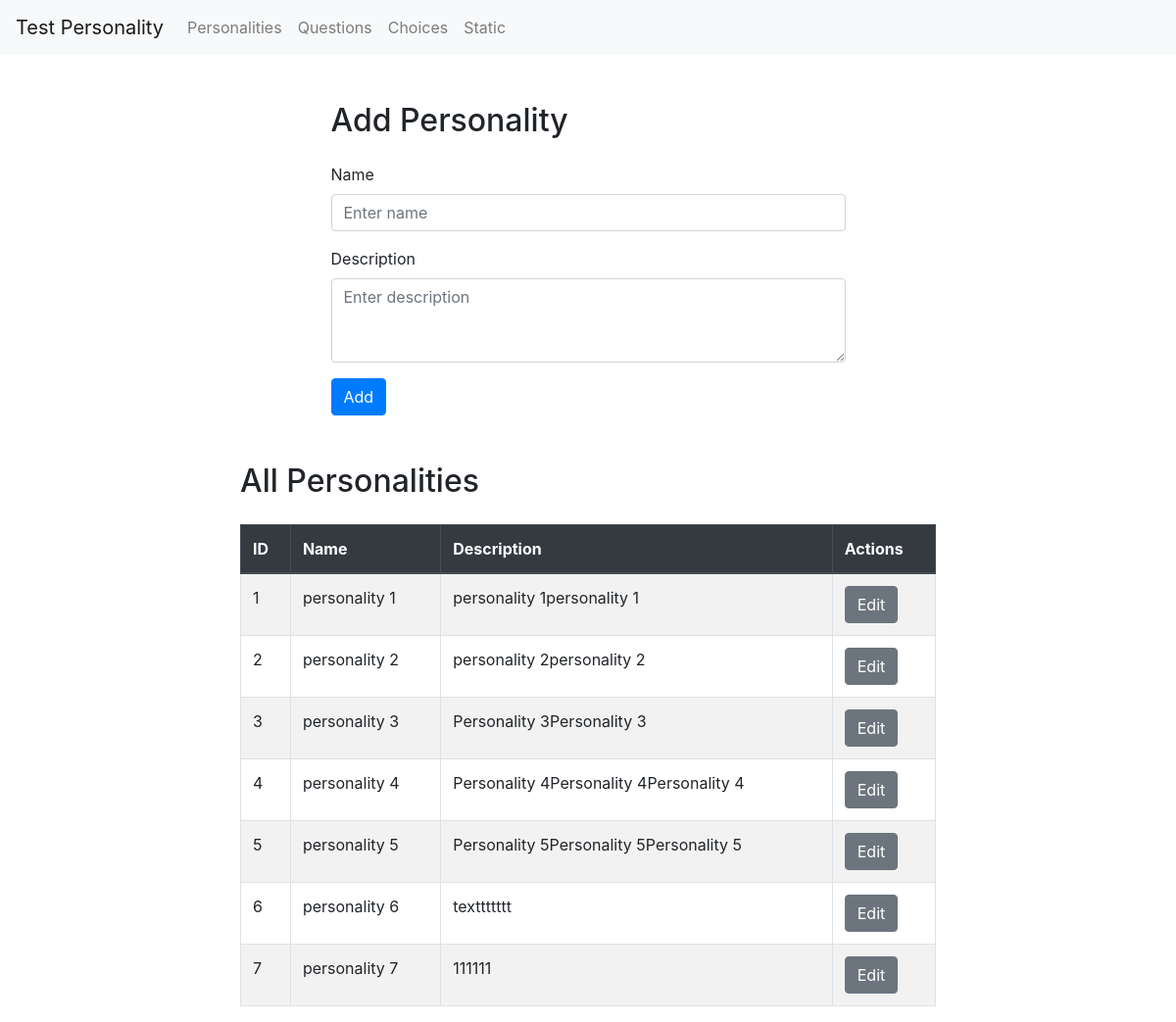
Page /ajouter_page/ on the committed database.
### TestPersonality/models.py (models this page shows, shortened)
class Personality(models.Model):
    name = models.CharField(max_length=100)
    description = models.CharField(max_length=4000 , null = True)
    def get_principal_personality_likes(self):
        return self.opinion_set.filter(type_personality='Personnalité principale', likes=True).count()
    get_principal_personality_likes.short_description = 'Number of Likes for Principal Personality'

### TestPersonality/views.py (the view)
# urls.py: path('ajouter_page/', ajouter_page, name='ajouter_page'),
def ajouter_page(request, id=None):
    if id:
        personality = get_object_or_404(Personality, id=id)
        if request.method == 'POST':
            form = PersonalityForm(request.POST, instance=personality)
            if form.is_valid():
                form.save()
                return redirect('TestPersonality:ajouter_page')
        else:
            form = PersonalityForm(instance=personality)
    else:
        if request.method == 'POST':
            form = PersonalityForm(request.POST)
            if form.is_valid():
                form.save()
                return redirect('TestPersonality:ajouter_page')
        else:
            form = PersonalityForm()
    personalities = Personality.objects.all()
    return render(request, 'ajouter.html', {'form': form, 'personalities': personalities, 'edit_id': id})

### TestPersonality/forms.py
class PersonalityForm(forms.ModelForm):
    class Meta:
        model = Personality
        fields = ['name', 'description']
        widgets = {
            'name': forms.TextInput(attrs={
                'class': 'form-control',
                'id': 'exampleFormControlInput1',
                'placeholder': 'Enter name'
            }),
            'description': forms.Textarea(attrs={
                'class': 'form-control',
                'id': 'exampleFormControlTextarea1',
                'rows': 3,
                'placeholder': 'Enter description'
            }),
        }

### TestPersonality/templates/ajouter.html (shortened to what this page needs)
{% extends 'base2.html' %}
{% block content %}
    <div class="container mt-5">
        <div class="row">
            <div class="col-md-6 offset-md-3">
                <h2 class="mb-4">{% if edit_id %}Update{% else %}Add{% endif %} Personality</h2>
                <form method="post" novalidate>
                    <div class="mb-3">
                        <label for="{{ form.name.id_for_label }}" class="form-label">{{ form.name.label }}</label>
                        {{ form.name }}
                    </div>
                    <div class="mb-3">
                        <label for="{{ form.description.id_for_label }}" class="form-label">{{ form.description.label }}</label>
                        {{ form.description }}
                    </div>
                    <button type="submit" class="btn btn-primary">{% if edit_id %}Update{% else %}Add{% endif %}</button>
                </form>
            </div>
        </div>
        <div class="row mt-5">
            <div class="col-md-8 offset-md-2">
                <h2 class="mb-4">All Personalities</h2>
                <table class="table table-bordered table-striped">
                    <thead class="thead-dark">
                        <tr>
                            <th>ID</th>
                            <th>Name</th>
                            <th>Description</th>
                            <th>Actions</th>
                        </tr>
                    </thead>
                    <tbody>
                        {% for personality in personalities %}
                            <tr>
                                <td>{{ personality.id }}</td>
                                <td>{{ personality.name }}</td>
                                <td>{{ personality.description }}</td>
                                <td>
                                    <a href="{% url 'TestPersonality:edit_personality' personality.id %}" class="btn btn-secondary">Edit</a>
                                </td>
                            </tr>
                        {% endfor %}
                    </tbody>
                </table>
            </div>
        </div>
    </div>
    {% endblock %}

### TestPersonality/templates/base2.html (shortened to what this page needs)
<!DOCTYPE html>
<html lang="en">
<head>
    <link rel="stylesheet" href="https://stackpath.bootstrapcdn.com/bootstrap/4.5.2/css/bootstrap.min.css">
</head>
<body>
    <nav class="navbar navbar-expand-lg navbar-light bg-light">
        <a class="navbar-brand" href="#">Test Personality</a>
        <div class="collapse navbar-collapse" id="navbarNav">
            <ul class="navbar-nav">
                <li class="nav-item">
                    <a class="nav-link" href="{% url 'TestPersonality:ajouter_page' %}">Personalities</a>
                </li>
                <li class="nav-item">
                    <a class="nav-link" href="{% url 'TestPersonality:ajouter_quest' %}">Questions</a>
                </li>
                <li class="nav-item">
                    <a class="nav-link" href="{% url 'TestPersonality:ajouter_choice' %}">Choices</a>
                </li>
                <li class="nav-item">
                    <a class="nav-link" href="{% url 'TestPersonality:likes_by_age_chart' %}">Static</a>
                </li>
            </ul>
        </div>
    </nav>
    <div class="container">
        {% block content %}
        {% endblock %}
    </div>
</body>
</html>

### rows in the picture
Personality: id "1", name "personality 1", description "personality 1personality 1"
Personality: id "2", name "personality 2", description "personality 2personality 2"
Personality: id "3", name "personality 3", description "Personality 3Personality 3"
Personality: id "4", name "personality 4", description "Personality 4Personality 4Personality 4"
Personality: id "5", name "personality 5", description "Personality 5Personality 5Personality 5"
Personality: id "6", name "personality 6", description "texttttttt"
Personality: id "7", name "personality 7", description "111111"
